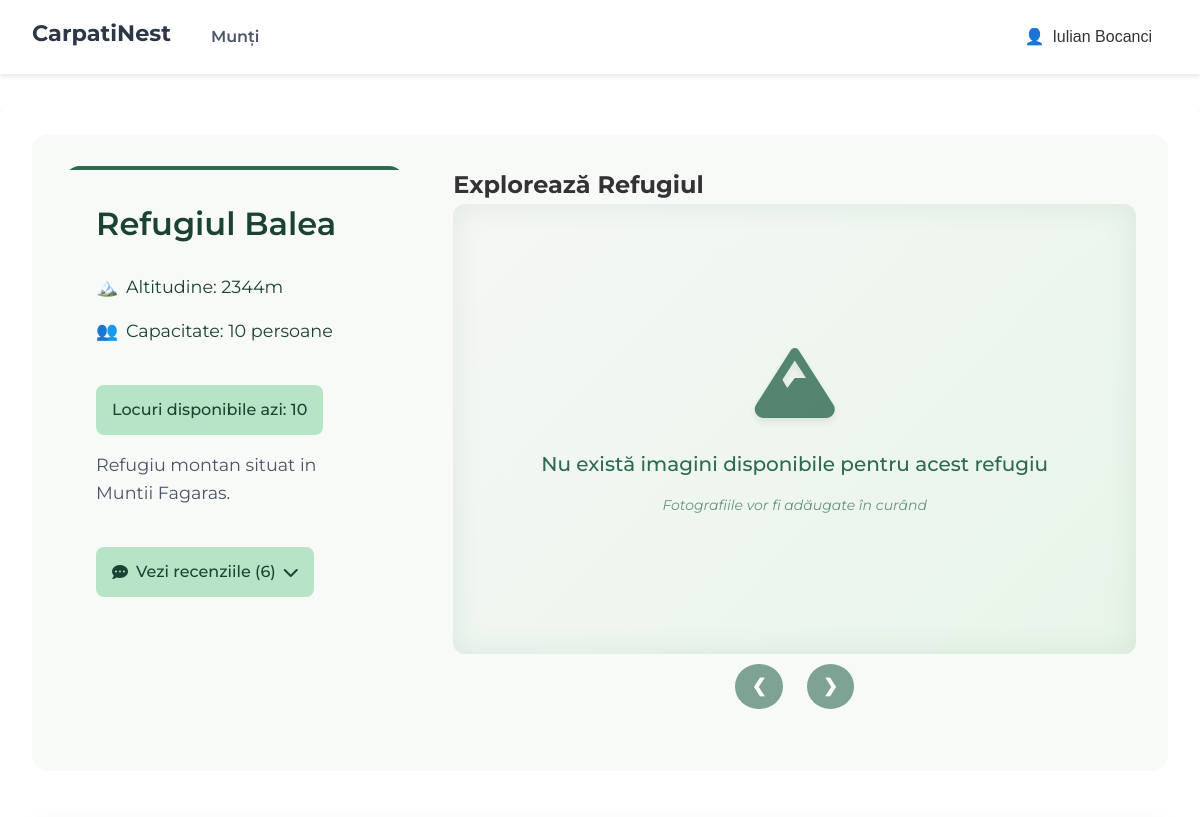
The page /booking/105/ (signed in, upper part) on the database as committed earlier.
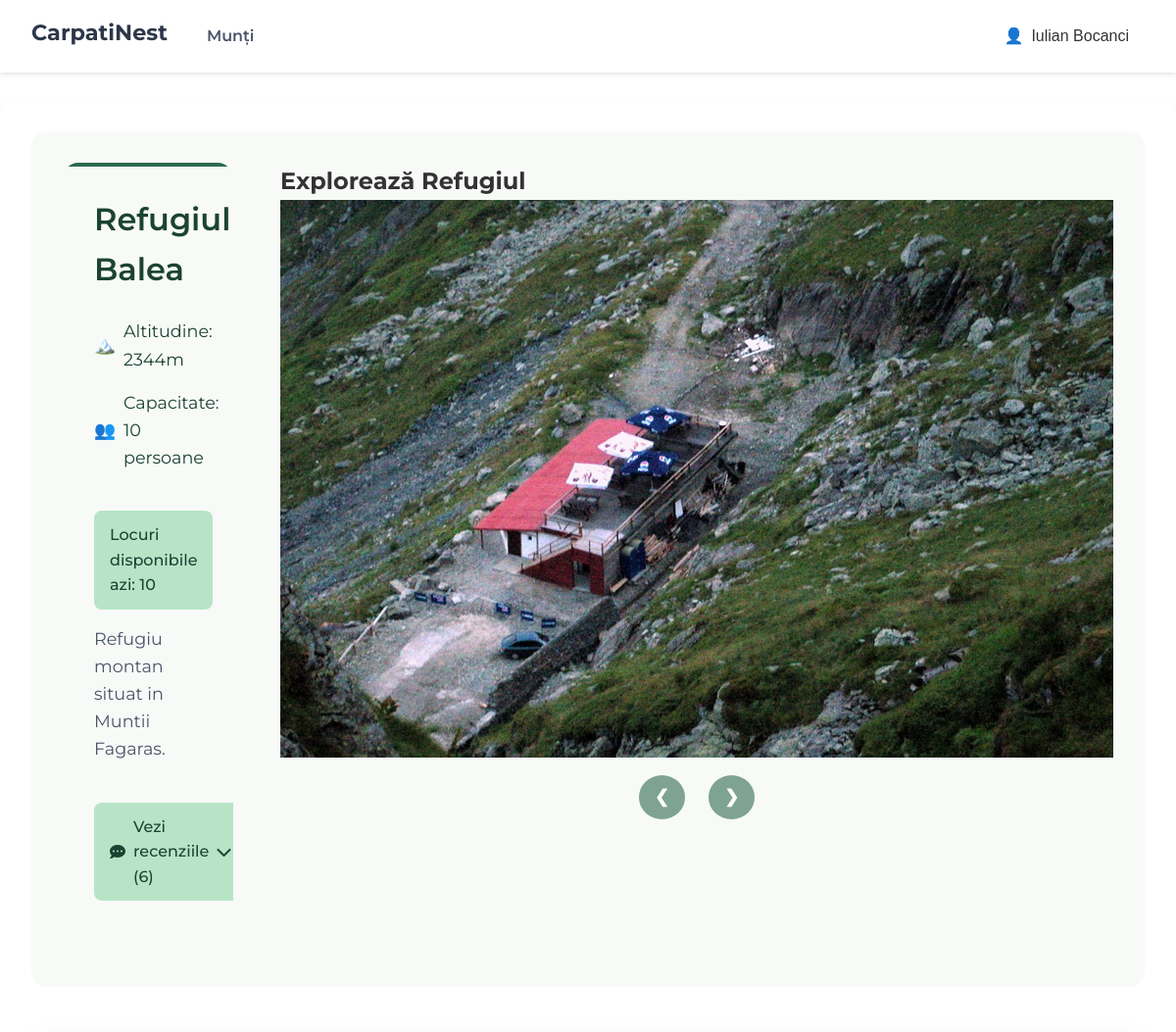
The same page on the database as committed later.
### CarpatiNest_app/models.py (models this page shows, shortened)
class Refuge(models.Model):
    name = models.CharField(max_length=100, verbose_name='Nume refugiu')
    mountain = models.ForeignKey(Mountain, on_delete=models.CASCADE, related_name='refuges', verbose_name='Munte')
    description = models.TextField(verbose_name='Descriere', blank=True, null=True)
    altitude = models.IntegerField(verbose_name='Altitudine (m)', null=True, blank=True)
    image = models.ImageField(upload_to='refuges/', verbose_name='Imagine', null=True, blank=True)
    capacity = models.IntegerField(verbose_name='Capacitate', default=10)
    class Meta:
        verbose_name = 'Refugiu'
        verbose_name_plural = 'Refugii'
        ordering = ['mountain', 'name']

### CarpatiNest_app/views.py (the view)
# urls.py: path('booking/<int:refuge_id>/', views.booking_view, name='booking'),
@login_required
def booking_view(request, refuge_id):
    refuge = get_object_or_404(Refuge, id=refuge_id)
    reviews = Review.objects.filter(refuge=refuge).select_related('user')
    user_review = Review.objects.filter(refuge=refuge, user=request.user).first() if request.user.is_authenticated else None
    today = date.today()
    bookings_today = Booking.objects.filter(
        refuge=refuge,
        booking_date=today,
        status__in=['pending', 'confirmed']
    )
    reserved_spots_today = sum(booking.members_count for booking in bookings_today)
    available_spots = max(0, refuge.capacity - reserved_spots_today)
    if request.method == 'POST':
        if 'review_form' in request.POST:
            review_form = ReviewForm(request.POST, instance=user_review)
            if review_form.is_valid():
                review = review_form.save(commit=False)
                review.user = request.user
                review.refuge = refuge
                review.save()
                messages.success(request, 'Recenzia a fost adăugată cu succes!')
                return redirect('CarpatiNest_app:booking', refuge_id=refuge.id)
            booking_form = BookingForm(refuge=refuge)
        else:
            is_ajax_request = request.headers.get('X-Requested-With') == 'XMLHttpRequest'
            booking_form = BookingForm(request.POST, refuge=refuge)
            if booking_form.is_valid():
                booking_date = booking_form.cleaned_data.get('booking_date')
                members_count = booking_form.cleaned_data.get('members_count')
                from django.db import transaction
                try:
                    with transaction.atomic():
                        bookings_for_date = Booking.objects.filter(
                            refuge=refuge,
                            booking_date=booking_date,
                            status__in=['pending', 'confirmed']
                        ).select_for_update()  # Adăugăm select_for_update pentru a bloca rândurile pe durata tranzacției
                        reserved_spots = sum(booking.members_count for booking in bookings_for_date)
                        available_on_selected_date = max(0, refuge.capacity - reserved_spots)
                        if members_count > available_on_selected_date:
                            booking_form.add_error('members_count',
                                f'Nu sunt suficiente locuri disponibile pentru data selectată. Locuri disponibile: {available_on_selected_date}')
                            raise ValidationError('Numărul de membri depășește locurile disponibile.')
                        elif available_on_selected_date == 0:
                            booking_form.add_error('booking_date', 'Nu mai sunt locuri disponibile pentru această dată!')
                            raise ValidationError('Nu mai sunt locuri disponibile pentru această dată.')
                        existing_booking = Booking.objects.filter(
                            user=request.user,
                            refuge=refuge,
                            booking_date=booking_date,
                            status__in=['pending', 'confirmed']
                        ).first()
                        if existing_booking:
                            booking = existing_booking
                            messages.info(request, 'Rezervarea ta există deja.')
                            remaining_spots = available_on_selected_date
                        else:
                            booking = booking_form.save(commit=False)
                            booking.user = request.user
                            booking.refuge = refuge
                            booking.save()
                            remaining_spots = available_on_selected_date - members_count
                            if remaining_spots == 0:
                                messages.info(request, 'Ai rezervat ultimele locuri disponibile pentru această dată!')
                            messages.success(request, 'Rezervarea a fost creată cu succes!')
                    redirect_url = request.build_absolute_uri(
                        reverse('CarpatiNest_app:booking_confirmation', kwargs={'booking_id': booking.id})
                    )
                    if is_ajax_request:
                        return JsonResponse({
                            'success': True,
                            'message': 'Rezervarea a fost creată cu succes!',
                            'available_spots': remaining_spots,
                            'redirect_url': redirect_url
                        }, status=201)  # 201 Created pentru a indica succes
                    return redirect('CarpatiNest_app:booking_confirmation', booking_id=booking.id)
                except ValidationError as e:
                    error_message = str(e)
                    if is_ajax_request:
                        return JsonResponse({
                            'success': False,
                            'error': error_message
                        }, status=400)  # 400 Bad Request
                    else:
                        messages.error(request, error_message)
                        return redirect('CarpatiNest_app:booking', refuge_id=refuge.id)
                except Exception as e:
                    error_message = f"A apărut o eroare neașteptată: {str(e)}"
                    if is_ajax_request:
                        return JsonResponse({
                            'success': False,
                            'error': error_message
                        }, status=500)  # 500 Internal Server Error
                    else:
                        messages.error(request, error_message)
                        return redirect('CarpatiNest_app:booking', refuge_id=refuge.id)
            else:
                if is_ajax_request:
                    errors = {field: [str(error) for error in errors_list] for field, errors_list in booking_form.errors.items()}
                    return JsonResponse({
                        'success': False,
                        'errors': errors
                    }, status=400)
            review_form = ReviewForm(instance=user_review)
    else:
        booking_form = BookingForm(refuge=refuge)
        review_form = ReviewForm(instance=user_review)
    average_rating = reviews.values_list('rating', flat=True).aggregate(Avg('rating'))['rating__avg']
    context = {
        'refuge': refuge,
        'form': booking_form,
        'review_form': review_form,
        'reviews': reviews,
        'user_review': user_review,
        'average_rating': average_rating,
        'total_reviews': reviews.count(),
        'available_spots': available_spots  # Adăugare locuri disponibile în context
    }
    return render(request, 'booking.html', context)

### CarpatiNest_app/templates/booking.html (shortened to what this page needs)
{% extends 'base.html' %}
{% load static %}
{% block extra_css %}
<link rel="stylesheet" href="https://cdn.jsdelivr.net/npm/flatpickr/dist/flatpickr.min.css">
<link rel="stylesheet" href="https://cdn.jsdelivr.net/npm/flatpickr/dist/themes/material_green.css">
<link rel="stylesheet" href="https://cdnjs.cloudflare.com/ajax/libs/font-awesome/6.0.0/css/all.min.css">
<link rel="stylesheet" href="{% static 'css/booking.css' %}" />
<link rel="stylesheet" href="{% static 'css/reviews.css' %}" />
<link rel="stylesheet" href="{% static 'css/slideshow.css' %}" />
{% endblock %}
{% block content %}
<div class="booking-container">
    <div class="refuge-content">
        <div class="refuge-details">
            <h1>{{ refuge.name }}</h1>
            {% if refuge.altitude %}
            <p class="altitude">Altitudine: {{ refuge.altitude }}m</p>
            {% endif %}
            <p class="capacity">Capacitate: {{ refuge.capacity }} persoane</p>
            <p class="available-spots">Locuri disponibile azi: <span id="available-spots-count">{{ available_spots }}</span></p>
            <p class="description">{{ refuge.description }}</p>
            {% if reviews %}
            <a href="#reviews" class="scroll-to-reviews">
                <i class="fas fa-comment-dots"></i>
                Vezi recenziile ({{ total_reviews }})
                <i class="fas fa-chevron-down"></i>
            </a>
            {% endif %}
        </div>        <div class="refuge-gallery">
            <h2>Explorează Refugiul</h2>
            <div class="slideshow-container">
                {% for image in refuge.images.all %}
                    <div class="slide fade">
                        <img src="{{ image.image.url }}" alt="{{ image.description|default:refuge.name }}">
                        {% if image.description %}
                            <div class="slide-caption">
                                <span class="caption-text">{{ image.description }}</span>
                            </div>
                        {% endif %}
                    </div>
                {% empty %}
                    <div class="slide fade">
                        {% if refuge.image %}
                            <img src="{{ refuge.image.url }}" alt="{{ refuge.name }}">
                        {% else %}
                            <div class="no-images">
                                <i class="fas fa-mountain"></i>
                                <p>Nu există imagini disponibile pentru acest refugiu</p>
                                <span class="no-images-subtitle">Fotografiile vor fi adăugate în curând</span>
                            </div>
                        {% endif %}
                    </div>
                {% endfor %}
            </div>
            <div class="slideshow-controls">
                <a class="prev" onclick="changeSlide(-1)">&#10094;</a>
                <a class="next" onclick="changeSlide(1)">&#10095;</a>
            </div>
            <div class="dot-container">
            </div>
        </div>    </div>
</div>
{% endblock %}

Rows that differ between the two databases and show on the page:
changed Refuge "Refugiul Balea": image: picture added
Other text that changed with them:
text no longer shown: "Nu există imagini disponibile pentru acest refugiu Fotografiile vor fi adăugate în curând"
